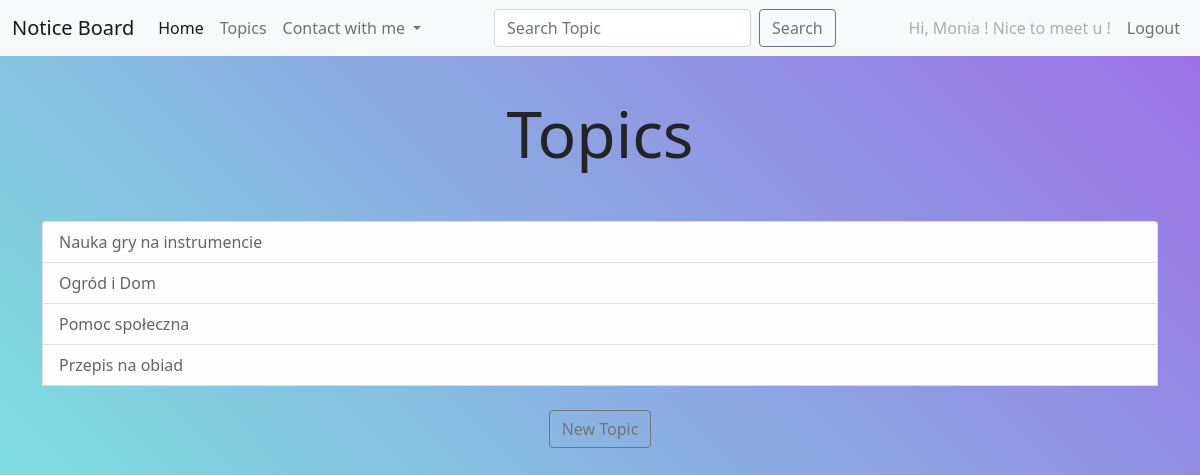
The app's page /topics/ (signed in) with its own data.
### notice_boards/models.py (models this page shows)
class Topic(models.Model):
    text = models.CharField(max_length=200)
    date_added = models.DateTimeField(auto_now_add=True)
    def __str__(self):
        return self.text

### notice_boards/views.py (the view)
# urls.py: path('topics/',views.topics,name='topics'),
def topics(request):
    topics = Topic.objects.order_by('date_added')
    content = {"topics": topics}
    return render(request,'notice_boards/Topics.html',content)

### notice_boards/templates/notice_boards/Topics.html
{% extends "notice_boards/base.html" %}
{% block content %}
<div class="text-center p-4 mt-3">
  <h1 class="display-3"> Topics </h1>
</div>
<div class="container mt-3">
  <div class="list-group mb-4">
    {% for topic in topics %}
        <a href="{% url 'notice_boards:topic' topic.id %}" class="list-group-item list-group-item-action list-group-item-light">{{ topic }}</a>
    {% empty %}
        <p class="list-group-item list-group-item-action list-group-item-light">List is empty</p>
    {% endfor %}
    <div class="text-center mt-4">
      <a type="button" class="btn btn-outline-secondary" href="{% url 'notice_boards:new_topic' %}">New Topic</a>
    </div>
  </div>
</div>
{% endblock %}

### notice_boards/templates/notice_boards/base.html (shortened to what this page needs)
<!doctype html>
<html lang="en">
  <head>
    <link href="https://cdn.jsdelivr.net/npm/bootstrap@5.1.3/dist/css/bootstrap.min.css" rel="stylesheet">
  </head>
  <body>
  <div class="mask gradient-custom">
    <div class=" align-items-center vh-100">
    <nav class="navbar navbar-expand-lg navbar-light bg-light">
      <div class="container-fluid">
        <a class="navbar-brand" href="{% url 'notice_boards:index' %}">Notice Board</a>
      <div class="collapse navbar-collapse" id="navbarSupportedContent">
      <ul class="navbar-nav me-auto mb-2 mb-lg-0">
        <li class="nav-item">
          <a class="nav-link active" aria-current="page" href="{% url 'notice_boards:index' %}">Home</a>
        </li>
        <li class="nav-item">
          <a class="nav-link" href="{% url 'notice_boards:topics' %}">Topics</a>
        </li>
        <li class="nav-item dropdown">
          <a class="nav-link dropdown-toggle" href="#" id="navbarDropdown" role="button" data-bs-toggle="dropdown" aria-expanded="false">
            Contact with me
          </a>
        </li>
      </ul>
          <form class="d-flex" method="post" action="{% url 'notice_boards:search' %}">
            <input class="form-control me-2" type="search" placeholder="Search Topic" aria-label="Search" name="searched">
            <button class="btn btn-outline-secondary" type="submit">Search</button>
          </form>
          <ul class="navbar-nav ms-auto mb-2 mb-lg-0">
            {% if user.is_authenticated %}
                <li class="nav-item">
                  <a class="nav-link disabled ">Hi, {{ user.username }} ! Nice to meet u !</a>
                </li>
                <li class="nav-item">
                  <a class="nav-link" href="{% url 'users:logout' %}">Logout</a>
                </li>
            {% endif %}
          </ul>
        </div>
      </div>
    </nav>
{% block content %} {% endblock content %}
    </div>
  </body>
</html>

### notice_boards/templates/notice_boards/base.html (style rules this page uses)
.gradient-custom { background: #a18cd1; background: -webkit-linear-gradient( 45deg, rgba(29, 236, 197, 0.6), rgba(91, 14, 214, 0.6) 100% ); background: linear-gradient( 45deg, rgba(29, 236, 197, 0.6), rgba(91, 14, 214, 0.6) 100% ); }

### records on screen
Topic: text "Nauka gry na instrumencie"
Topic: text "Ogród i Dom"
Topic: text "Pomoc społeczna"
Topic: text "Przepis na obiad"

### other values on screen
{{ user.username }} "Monia"
